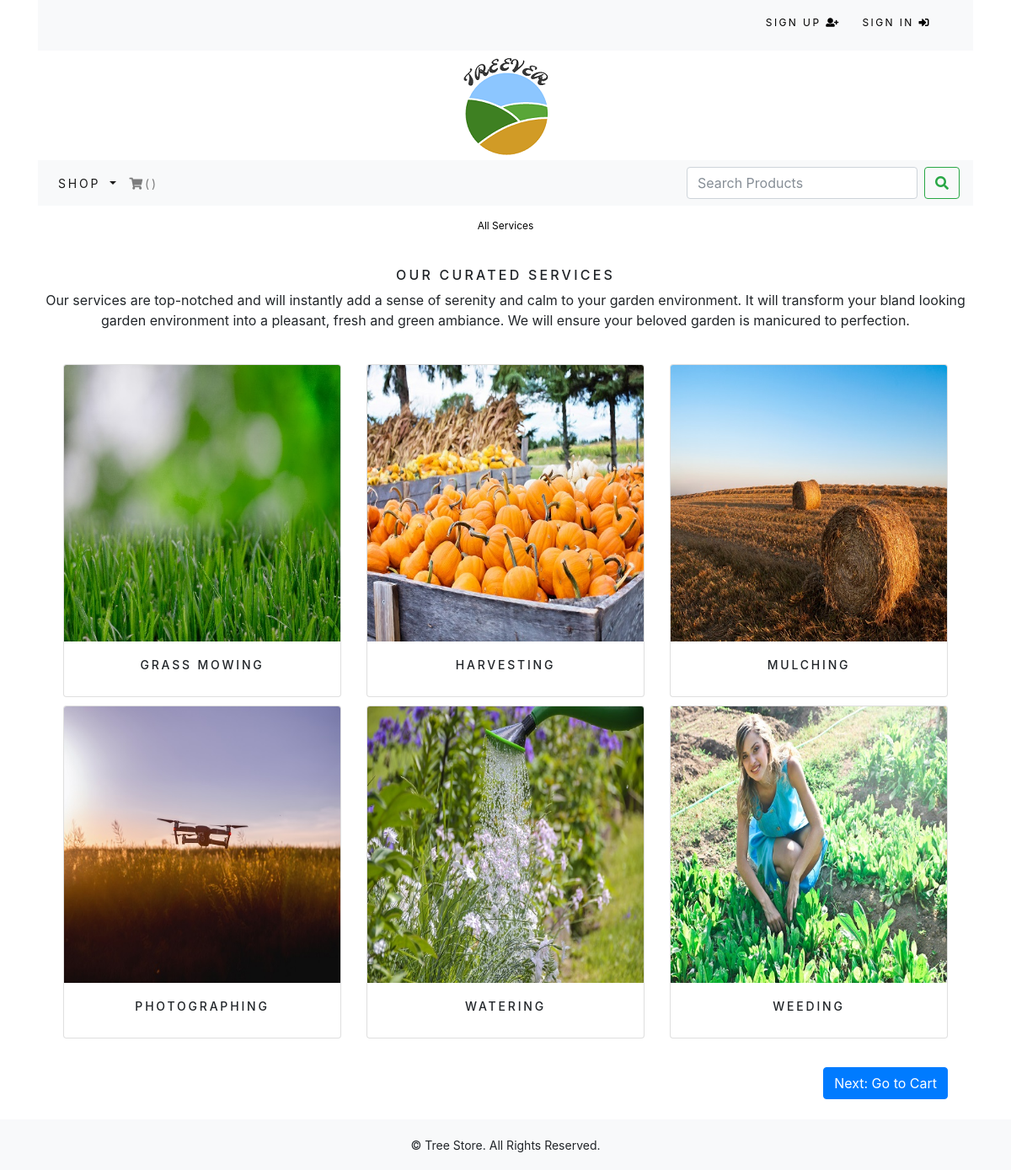
The page /shop/allservices/ on the database its author committed.
### shop/models.py (models this page shows, shortened)
class Service(models.Model):
	title = models.CharField(max_length=250, unique=True)
	slug = models.SlugField(max_length=250, unique=True)
	description = models.TextField(blank=True)
	price = models.DecimalField(max_digits=10, decimal_places=2)
	image = models.ImageField(upload_to='service', blank=True)
	available = models.BooleanField(default=True)
	created = models.DateTimeField(auto_now_add=True)
	class Meta:
		ordering = ('title',)
		verbose_name = 'service'
		verbose_name_plural = 'services'
	def get_url(self):
		return reverse('shop:ServiceDetail', args=[self.slug])

### shop/views.py (the view)
# urls.py: path('allservices/', views.AllService, name='AllService'),
def AllService(request):
	services = Service.objects.filter(available=True)
	return render(request, 'shop/allservices.html', {'services':services})

### shop/templates/shop/allservices.html (shortened to what this page needs)
{% extends "base.html" %}
{% load staticfiles %}
{% block content %}
	<div class="row my_row_class">
		<div class="mx-auto">
			<p><a href="">All Services</a></p>
		</div>
	</div>
	<br>
	<div>
		<h1 class="text-center my_title">Our Curated Services</h1>
		<p class="text-center text-justify">Our services are top-notched and will instantly add a sense of serenity and calm to your garden environment. It will transform your bland looking garden environment into a pleasant, fresh and green ambiance. We will ensure your beloved garden is manicured to perfection.</p>
	</div>
	<br>
	<div class="container">
		<div class="row mx-auto">
			{% for service in services %}
				<div class="my_bottom_margin col-9 col-sm-12 col-md-4 col-md-12 col-lg-4">
					<div class="card text-center" style="min-width: 18rem;">
						<a href="{{service.get_url}}"><img class="card-img-top my_image" src="{{service.image.url}}" alt="{{service.title}}"></a>
						<div class="card-body">
							<h4>{{service.title}}</h4>
						</div>
					</div>
				</div>
			{% endfor %}
		</div>
		<br>
		<div class="container text-right">
			<a href="#"><button type="button" class="btn btn-primary">Next: Go to Cart</button></a>
		</div>
		<br>
	</div>
{% endblock %}

### shop/templates/base.html (shortened to what this page needs)
{% load staticfiles %}
<!DOCTYPE html>
<html lang="en">
<head>
    <link rel="stylesheet" href="{% static 'css/custom.css' %}">
    <link rel="stylesheet" href="{% static 'css/bootstrap.min.css' %}">
    <link rel="stylesheet" type="text/css" href="{% static 'css/fontawesome-all.min.css' %}">
</head>
<body>
	<div class="container">
		<div class="container-fluid bg-light navbar-fixed-top my_top_navbar_div">
			{% include 'top-navbar.html' %}
		</div>
		{% include 'header.html' %}
		{% include 'navbar.html' %}
		{% block content %}
		{% endblock %}
	</div>
		{% include 'footer.html' %}
</body>
</html>

### shop/templates/top-navbar.html
<div class="container">
	<div class="my_custom_menu">
		<ul>
			{% if request.user.is_authenticated and request.user.first_name %}
			<li>
				Welcome, <a href="{% url 'shop:MyProfile' request.user.username %}">{{ request.user.first_name }} <i class="fas fa-user-circle"></i></a>
			</li>
			<li>
				<a href="{% url 'signout' %}">Sign Out <i class="fas fa-sign-out-alt"></i></a>
			</li>
			{% else %}
			<li>
				<a href="{% url 'signup' %}">Sign Up <i class="fas fa-user-plus"></i></a>
			</li>
			<li>
				<a href="{% url 'signin' %}">Sign In <i class="fas fa-sign-in-alt"></i></a>
			</li>
			{% endif %}
		</ul>
	</div>
</div>

### shop/templates/header.html
{% load staticfiles %}
<header>
	<center>
		<a href="{% url 'Home' %}"><img src="{% static 'img/logo.png' %}" alt="Tree Store"></a>
	</center>
</header>

### shop/templates/navbar.html (shortened to what this page needs)
<nav class="navbar navbar-expand-lg navbar-light bg-light">
  <div class="collapse navbar-collapse" id="navbarSupportedContent">
    <ul class="navbar-nav mr-auto">
      <li class="nav-item dropdown {% if 'shop' in request.path %}active{% endif %}">
        <a class="nav-link dropdown-toggle" href="#" id="navbarDropdown" role="button" data-toggle="dropdown" aria-haspopup="true" aria-expanded="false">
          Shop
        </a>
      </li>
      <li class="nav-item">
        <a class="nav-link" href="#"><i class="fas fa-shopping-cart"></i>()</a>
      </li>
    </ul>
    <form class="form-inline my-2 my-lg-0" action="{% url 'search_app:searchResult' %}"" method="GET">
      <input class="form-control mr-sm-2" type="search" placeholder="Search Products" aria-label="Search" name="q">
      <button class="btn btn-outline-success my-2 my-sm-0" type="submit"><i class="fas fa-search"></i></button>
    </form>
  </div>
</nav>

### shop/templates/footer.html
<div class="footer navbar-fixed-bottom my_footer">
	<p class="text-center">&copy; Tree Store. All Rights Reserved.</p>
</div>

### static/css/custom.css (style rules this page uses)
body { font-family: 'Roboto', sans-serif; }
.nav-item { letter-spacing: .2em; font-size: 14px; text-transform: uppercase; }
.my_footer { background-color: #f8f9fa; height: 60px; }
.my_footer p { padding-top: 20px; font-size: 14px; }
.my_row_class { padding-top: 15px; }
.my_row_class .mx-auto p { color: #000; font-size: 12px; }
.my_row_class .mx-auto p a { color: #000; font-size: 12px; text-decoration: none; }
.my_image { width: 100%; height: auto; }
.my_title { font-size: 16px; text-transform: uppercase; letter-spacing: .2em; }
.my_bottom_margin { margin-bottom: 10px; }
.card-body h4 { font-size: 14px; text-transform: uppercase; letter-spacing: .2em; }
.my_top_navbar_div { height: 60px; line-height: 50px; }
.my_custom_menu { text-align: right !important; }
.my_custom_menu ul li { list-style: none; color: #000; text-transform: uppercase; letter-spacing: .2em; font-size: 12px; padding-right: 20px; display: inline; }
.my_custom_menu ul li a { text-decoration: none; color: #000; list-style: none; text-transform: uppercase; letter-spacing: .2em; font-size: 12px; }

### rows shown on the page
Service: image (picture), title "GRASS MOWING"
Service: image (picture), title "HARVESTING"
Service: image (picture), title "MULCHING"
Service: image (picture), title "PHOTOGRAPHING"
Service: image (picture), title "WATERING"
Service: image (picture), title "WEEDING"
